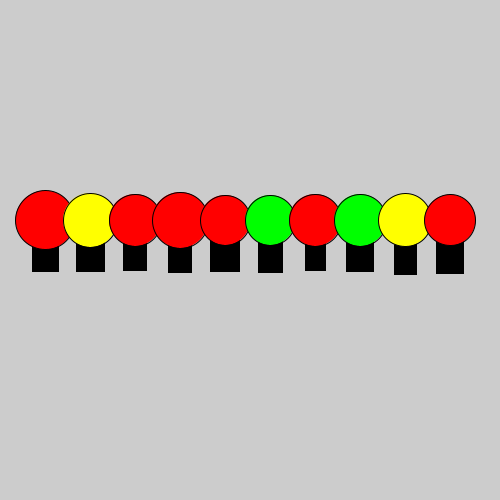
Frame 1 (no input)
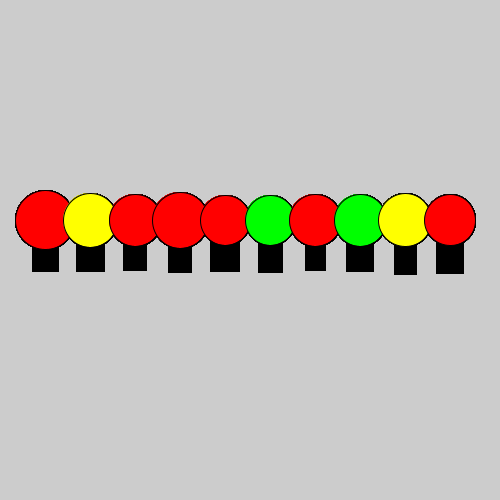
Frame 60 (the mouse pressed at the canvas centre just before this capture)
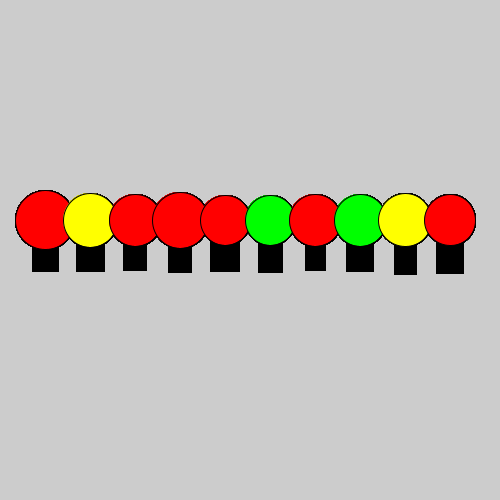
Frame 120 (the mouse held since frame 60 and released just before this capture)

The Processing sketch that drew these frames (run headless with seeded random() and noise(); from frame 60 on, the mouse is pressed at the canvas centre):

// Processing sketch: forestForTheTrees
// ── forestForTheTrees.pde
final int numOfTrees = 10;

class Tree {
  int x;
  int y;
  int trunkWidth;
  int trunkHeight;
  int circleSize;
  color circleColor;
  
  color[] treetopColors = {
    color(255, 0, 0),
    color(255, 255, 0),
    color(0, 255, 0),
  };
  
  Tree(int x, int y) {
    this.x = x;
    this.y = y;
    this.trunkWidth = (int)random(20, 30);
    this.trunkHeight = (int)random(40, 50);
    this.circleSize = (int)random(50, 60);
    this.circleColor = treetopColors[(int)random(3)];
  }
}

Tree[] forest = new Tree[numOfTrees];

void setup() {
  size(500, 500);
  int spacing = width/(numOfTrees+1);
  
  for(int i = 0; i < numOfTrees; i++) {
    forest[i] = new Tree((spacing*(i+1)), height/2);
  }
}

void draw() {
  for (int i = 0; i < numOfTrees; i++) {
    drawTree(forest[i]);
  }
}

void drawTree(Tree treeToDraw) {
  rectMode(CENTER);
  fill(0);
  rect(treeToDraw.x, treeToDraw.y, treeToDraw.trunkWidth, treeToDraw.trunkHeight);
  
  fill(treeToDraw.circleColor);
  ellipse(treeToDraw.x, treeToDraw.y-30, treeToDraw.circleSize, treeToDraw.circleSize);
}
